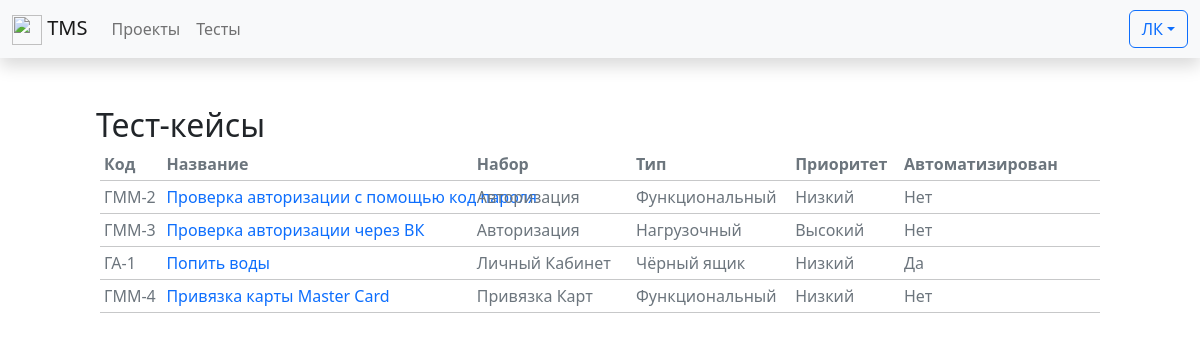
Before: /tests/ with the older database file.
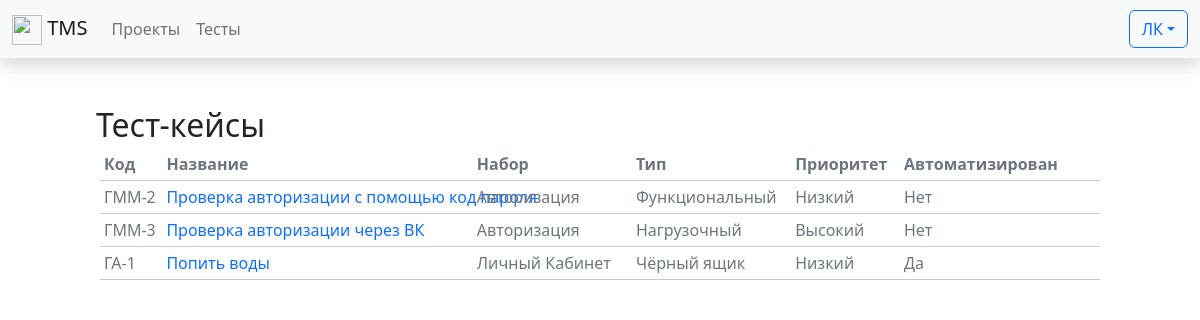
After: the same page with the newer database file.
### tests/models.py (models this page shows, shortened)
class TestCases(models.Model):
    id = models.AutoField(_("Код тест-кейса"), primary_key=True)
    """
    Описание тест-кейса
    """
    title = models.CharField(_("Название"), max_length=100)
    precondition = models.TextField(_("Предусловия"), blank=True, null=True)
    description = models.TextField(_("Описание"), blank=True, null=True)
    expectedResult = models.TextField(
        _("Ожидаемый результат"), blank=True, null=True)
    """
    Параметры тест кейса:
    - Проект
    - Набор
    - Тип теста
    - Приоритет
    - Статус
    - Автоматизирован (True/False)
    """
    project = models.ForeignKey(Projects, verbose_name=_(
        "Проект"), on_delete=models.PROTECT)
    suite = models.ForeignKey(TestSuites, verbose_name=_(
        "Группа"), null=True, on_delete=models.SET_NULL)
    type = models.ForeignKey(TestTypes, verbose_name=_(
        "Тип теста"), on_delete=models.PROTECT)
    priority = models.ForeignKey(TestPriorities, verbose_name=_(
        "Приоритет"), on_delete=models.PROTECT)
    status = models.ForeignKey(TestStatuses, verbose_name=_(
        "Статус"), on_delete=models.PROTECT, default=3)
    isAutomated = models.BooleanField(_("Автоматизирован"))
    """
    Кем и когда создано
    """
    created_by = models.ForeignKey(
        settings.AUTH_USER_MODEL, verbose_name="Создатель", on_delete=models.PROTECT, related_name='created_by')
    created_date = models.DateTimeField(_("Создано"), auto_now_add=True)
    """
    Кем и когда модифицировано
    """
    lastModified_by = models.ForeignKey(
        settings.AUTH_USER_MODEL, verbose_name="Последние изменения", on_delete=models.PROTECT, related_name='modified_by')
    lastModified_date = models.DateTimeField(_("Изменено"), auto_now=True)
    class Meta:
        verbose_name = _("Тест-кейс")
        verbose_name_plural = _("Тест-кейсы")

class TestTypes(models.Model):
    id = models.AutoField(_("Код типа"), primary_key=True)
    name = models.CharField(_("Тип"), max_length=50)
    class Meta:
        verbose_name = _("Тип теста")
        verbose_name_plural = _("Типы тестов")
    def __str__(self):
        return self.name

class TestPriorities(models.Model):
    id = models.AutoField(_("Код приоритета"), primary_key=True)
    name = models.CharField(_("Приоритет"), max_length=50)
    class Meta:
        verbose_name = _("Приоритет")
        verbose_name_plural = _("Приоритеты")
    def __str__(self):
        return self.name

### tests/views.py (the view)
# urls.py: path('', include('tests.urls')),
def tests(request):
    suite_list = TestSuites.objects.all()
    suite_test_list = dict()
    testCaseSteps = dict()
    for suite_iter in suite_list:
        tests = TestCases.objects.filter(
            suite=suite_iter).order_by('title')
        suite_test_list[suite_iter.name] = tests
        for test in tests:
            testCaseSteps[test.id] = TestCaseSteps.objects.filter(
                testCase=test)
    return render(request, 'tests.html', {
        'suite_list': suite_list,
        'suite_test_list': suite_test_list,
        'testCaseSteps': testCaseSteps
    })

### tests/models.py (called while the page is built)
    def __str__(self):
        return self.name

    def acronym(self):
        regex = re.compile('[^а-яА-Яa-zA-Z]')
        return "".join(e[0].upper() for e in regex.sub(' ', self.name).split())

    def __str__(self):
        return self.name

    def __str__(self):
        return self.name

    def __str__(self):
        return self.description

### tests/views.py (called while the page is built)
@register.filter
def get_item(dictionary, key):
    return dictionary[key]

### templates/tests.html (shortened to what this page needs)
{% extends 'base.html' %}
{% block content %}
<div class="mx-5 p-5">
    <h2>Тест-кейсы</h2>
    {% include "testCase/testList_table.html" %}
</div>
{% endblock content %}

### templates/testCase/testList_table.html (shortened to what this page needs)
{% block testListTable %}
    <strong>
        <div class="d-flex flex-row align-self-center text-decoration-none text-secondary text-nowrap">
            <div class="mx-2" style="width: 5%;">Код</div>
            <div class="mx-1" style="width: 30%;">Название</div>
            <div class="mx-1" style="width: 15%;">Набор</div>
            <div class="mx-1" style="width: 15%;">Тип</div>
            <div class="mx-1" style="width: 10%;">Приоритет</div>
            <div class="mx-1" style="width: 5%;">Автоматизирован</div>
        </div>
    </strong>
    <hr class="m-1">
    {% if suite_test_list %}
        {% for suite_name, test_list in suite_test_list.items %}
            {% if test_list %}
                <div class="collapse show" id="collapse_{{ forloop.counter }}">
                    {% for test in test_list %}
                        {% with projectAcronym=test.project.acronym %}
                            <a class="d-flex flex-row text-decoration-none text-nowrap text-secondary"
                               href=""
                               data-bs-toggle="modal"
                               data-bs-target="#testCaseModal_{{ test.id }}">
                                <div class="mx-2" style="width: 5%;">{{ projectAcronym }}-{{ test.id }}</div>
                                <div class="mx-1 text-primary"
                                     style="width: 30%">{{ test.title }}</div>
                                <div class="mx-1" style="width: 15%;">{{ suite_name.title }}</div>
                                <div class="mx-1" style="width: 15%;">{{ test.type }}</div>
                                <div class="mx-1" style="width: 10%;">{{ test.priority }}</div>
                                <div class="mx-1" style="width: 5%;">
                                    {% if test.isAutomated %}
                                        Да
                                    {% else %}
                                        Нет
                                    {% endif %}
                                </div>
                            </a>
                            <hr class="m-1">
                        {% endwith %}
                    {% endfor %}
                </div>
            {% endif %}
        {% endfor %}
    {% else %}
        <div>Нет тестов :(</div>
    {% endif %}
{% endblock %}

Changed rows visible on the page:
no longer on this page (row edited): TestCases: project.acronym "ГММ", id "4", title "Привязка карты Master Card", title "Привязка Карт", type "Функциональный", priority "Низкий", isAutomated "Нет"
